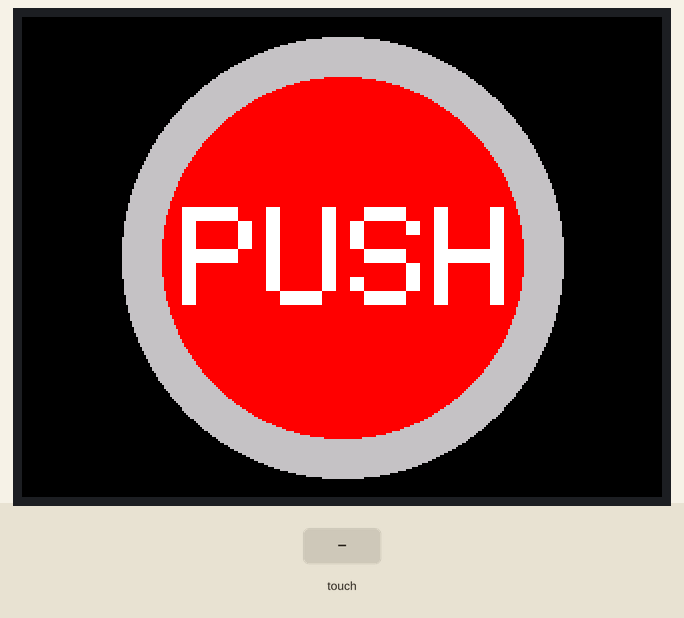
The program below on a simulated ESP32. On the bench: 320×240 colour display. The test bench sets the inputs (shaded band). Nothing arrives over Bluetooth unless stated; a phone connects over Bluetooth LE 3 s after start; what the program prints to the serial monitor is not drawn.

Above: at 1.5 s.
1.6 s: touch panel pressed at 13 % / 10 % of its raw x / y range
At 2.0 s:
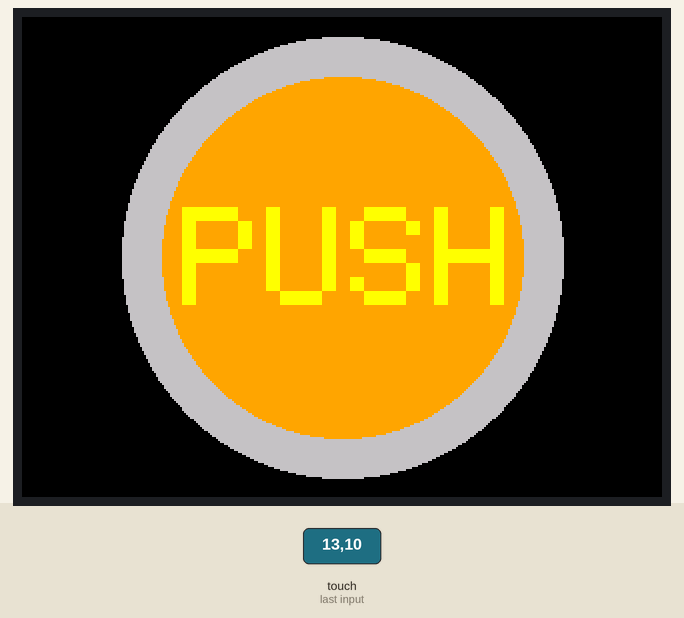
Timing chart, 0 to 4.6 s (numbered marks = the images above; inputs shaded):
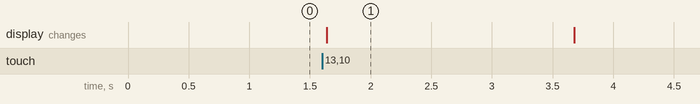

Measured:
- after the input at 1.6 s, the display: changes at once (image 1)
- what the display in image 1 shows lasts 2.1 s, from 1.6 s to 3.7 s

The program:

main.cpp
```cpp
#include <Arduino.h>
#include <M5Core2.h>

bool button_state = false;
void init_button();
void not_push_button();
void push_button();
void act();

void init_button() {
  M5.Lcd.fillScreen(BLACK);
  M5.Lcd.fillEllipse(160, 120, 110, 110, LIGHTGREY);
  not_push_button();
}

void push_button() {
  M5.Axp.SetLDOEnable(3, 1);

  M5.Lcd.fillEllipse(160, 120, 90, 90, ORANGE);
  M5.Lcd.setTextSize(14);
  M5.Lcd.setTextColor(YELLOW);
  M5.Lcd.setCursor(80, 95);
  M5.Lcd.printf("PUSH");
  act();
}

void not_push_button() {
  M5.Axp.SetLDOEnable(3, 0);
  M5.Lcd.fillEllipse(160, 120, 90, 90, RED);
  M5.Lcd.setTextSize(14);
  M5.Lcd.setTextColor(WHITE);
  M5.Lcd.setCursor(80, 95);
  M5.Lcd.printf("PUSH");
}

/*
    Based on Neil Kolban example for IDF:
   https://github.com/nkolban/esp32-snippets/blob/master/cpp_utils/tests/BLE%20Tests/SampleServer.cpp
    Ported to Arduino ESP32 by Evandro Copercini
    updates by chegewara
*/

/** NimBLE differences highlighted in comment blocks **/

/*******original********
#include <BLEDevice.h>
#include <BLEServer.h>
#include <BLEUtils.h>
***********************/

#include <NimBLEDevice.h>

// See the following for generating UUIDs:
// https://www.uuidgenerator.net/

#define SERVICE_UUID "4fafc201-1fb5-459e-8fcc-c5c9c331914b"
#define CHARACTERISTIC_UUID "beb5483e-36e1-4688-b7f5-ea07361b26a8"

#define svcKisoken "BABE"
#define UUIDSTATS "0000"
#define UUIDCommand "CCDD"
#define UUIDA "AAAA"
#define UUIDB "BBBB"
#define UUIDC "CCCC"
#define UUIDD "DDDD"
#define UUIDCOUNT "CC00"
#define UUIDNotifyer "0000"

BLEServer *pServer;
BLEService *pService;
BLECharacteristic *chrStatus;
BLECharacteristic *chrCommand;
BLECharacteristic *chrA;
BLECharacteristic *chrB;
BLECharacteristic *chrC;
BLECharacteristic *chrD;

void act() {
  chrCommand->setValue("MOVJ");
  chrA->setValue(302);
  chrB->setValue(244);
  chrC->setValue(34);
  chrD->setValue(147);
  chrCommand->notify();

  delay(2000);

  chrCommand->setValue("MOVJ");
  chrA->setValue(208);
  chrB->setValue(208);
  chrC->setValue(34);
  chrD->setValue(84);
  chrCommand->notify();
}

void setup() {
  Serial.begin(115200);
  Serial.println("Starting BLE work!");

  M5.begin();
  init_button();

  BLEDevice::init("KisokenC2023");
  pServer = BLEDevice::createServer();
  pService = pServer->createService(svcKisoken);
  chrStatus = pService->createCharacteristic(UUIDSTATS, NIMBLE_PROPERTY::WRITE | NIMBLE_PROPERTY::READ);
  chrCommand = pService->createCharacteristic(
      UUIDCommand, NIMBLE_PROPERTY::READ | NIMBLE_PROPERTY::NOTIFY);
  chrA = pService->createCharacteristic(UUIDA, NIMBLE_PROPERTY::READ);
  chrB = pService->createCharacteristic(UUIDB, NIMBLE_PROPERTY::READ);
  chrC = pService->createCharacteristic(UUIDC, NIMBLE_PROPERTY::READ);
  chrD = pService->createCharacteristic(UUIDD, NIMBLE_PROPERTY::READ);

  chrStatus->setValue("YET");
  chrCommand->setValue("MOVJ");
  chrA->setValue(0);
  chrB->setValue(0);
  chrC->setValue(0);
  chrC->setValue(0);
  pService->start();
  BLEAdvertising *pAdvertising = BLEDevice::getAdvertising();
  pAdvertising->addServiceUUID(SERVICE_UUID);
  pAdvertising->setScanResponse(true);
  pAdvertising->setMinPreferred(0x06);
  pAdvertising->setMaxPreferred(0x12);

  BLEDevice::startAdvertising();
  Serial.println("Characteristic defined! Now you can read it in your phone!");
}

void loop() {
  // put your main code here, to run repeatedly:
  TouchPoint_t pos = M5.Touch.getPressPoint();
  if (pos.x != -1) {
    if (!button_state) push_button();
    button_state = true;
  } else {
    if (button_state) not_push_button();
    button_state = false;
  }

  delay(10);
}


// nyaw
```
